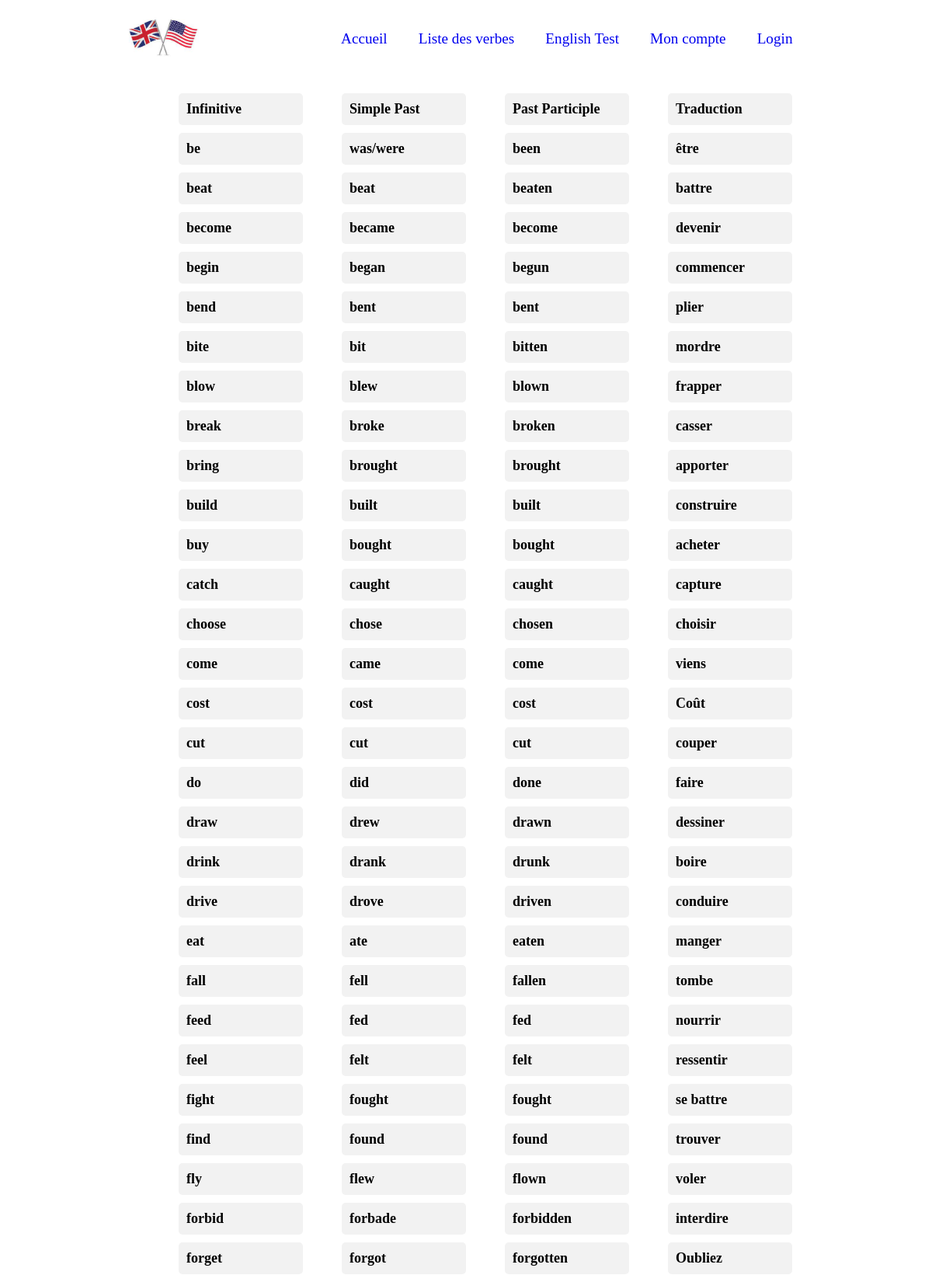
The app's page /PL/Views/verbs.php (upper part) with its own data.
### tables this page shows
CREATE TABLE IF NOT EXISTS `verb` (
  `id` int(11) NOT NULL AUTO_INCREMENT COMMENT 'ID for each verb',
  `infinitive` varchar(45) DEFAULT NULL COMMENT 'infititive form of each verb\n',
  `simple_past` varchar(45) DEFAULT NULL,
  `past_participle` varchar(45) DEFAULT NULL COMMENT 'past participle of each verb',
  `verb_translation` varchar(45) DEFAULT NULL COMMENT 'translation of each verb in french\n',
  `difficulty` int(11) DEFAULT NULL,
  PRIMARY KEY (`id`)
);

### DAL/verbsRepository.php (called while the page is built, shortened)
<?php
include_once("../../DTO/Responses/FetchVerbsDTOResponse.php");
function fetchVerbs(){
    $pdo = connect();
    try{
        $sql = "SELECT * FROM verb";
        $query = $pdo->prepare($sql);
        $query->execute();
    }catch(Exception $e){
        error_log($e);
        exit('Error occured!');
    }
    $fetchVerbsDTOResponse = new FetchVerbsDTOResponse($query);
    return $fetchVerbsDTOResponse;
}
?>

### BLL/versManager.php (called while the page is built, shortened)
<?php
include('../../DAL/verbsRepository.php');
include_once('../../DTO/Responses/GetAllVerbsDTOResponse.php');
function getAllVerbs(){
    $verbs = fetchVerbs()->getResult();
    $getAllVerbsDTOResponse = new GetAllVerbsDTOResponse($verbs);
    return $getAllVerbsDTOResponse;
}
?>

### DTO/Responses/FetchVerbsDTOResponse.php (called while the page is built, shortened)
<?php
class FetchVerbsDTOResponse{
    private $result;
    function __construct($result)
    {
        $this->result = $result;
    }
    function getResult(){
        return $this->result;
    }
}

### DTO/Responses/GetAllVerbsDTOResponse.php (called while the page is built, shortened)
<?php
class GetAllVerbsDTOResponse{
    private $result;
    function __construct($result)
    {
        $this->result = $result;
    }
    function getResult(){
        return $this->result;
    }
}
?>

### PL/Views/verbs.php (the view, shortened to what this page needs)
<?php
include('../../BLL/versManager.php');
?>
<!DOCTYPE html>
<html lang="en">
<head>
    <link rel="stylesheet" href="../Styles/style_verbs.css">
</head>
<body>
    <header>
        <div class="container">
            <div class="logo">
                <img src="../Assets/image/flags.jpg" alt="" style="width: 100px;">
        </div>
            <div class="onglet">
                <ul>
                    <li><a href="../Views/home.php">Accueil</a></li>
                    <li><a href="../Views/verbs.php">Liste des verbes</a></li>
                    <li><a href="../Views/pretest.php">English Test</a></li>
                    <li><a href="../Views/account.php">Mon compte</a></li>
                    <?php
                        if (!isset($_SESSION['loggedUser'])) {
                            echo '<li><a href="../Views/loginForm.php">Login</a></li>';
                        }else{
                            echo '<li><a href="../Views/logout.php">Logout</a></li>';
                        }
                    ?>
                </ul>
            </div>
        </div>
    </header>
    <div class="liste">
          <?php $verbs = getAllVerbs()->getResult()->fetchAll(PDO::FETCH_ASSOC);?>
        <div class="Lpresent">
            <li>Infinitive</li>
            <?php foreach($verbs as $verb){
                echo '<li>' . $verb['infinitive'] . '</li>';
            } ?>
        </div>
        <div class="Lpassé">
            <li>Simple Past</li>
            <?php foreach($verbs as $verb){
                echo '<li>' . $verb['simple_past'] . '</li>';
            } ?>
        </div>
        <div class="Lpassé2">
            <li>Past Participle</li>
             <?php foreach($verbs as $verb){
                echo '<li>' . $verb['past_participle'] . '</li>';
            } ?>
        </div>
        <div class ="Ltranslation">
            <li>Traduction</li>
            <?php foreach($verbs as $verb){
                echo '<li>' . $verb['verb_translation'] . '</li>';
            } ?>
        </div>
    </div>
</body>
</html>

### PL/Styles/style_verbs.css (style rules this page uses)
* { margin: 0; padding: 0; list-style: none; text-decoration: none; font-family: "calibri"; scroll-behavior: smooth; }
body { overflow-x: hidden; max-width: 1920px; }
header { height: 120px; width: 100%; top: 0; left: 0; position: absolute; }
header .container { width: 100%; height: 100px; margin: 0 auto; display: flex; align-items: center; flex-direction: row; justify-content: space-evenly; }
header .container ul { display: flex; align-items: center; }
header .container ul a { font-size: 1.2em; font-weight: 500; margin: 0 20px; }
.liste { height: 100vh; width: 100%; margin-top: 120px; background-color: white; display: flex; flex-direction: row; justify-content: center; }
.liste div { margin-left: 50px; width: fit-content; }
.liste li { width: 140px; padding: 10px; margin-bottom: 10px; background-color: #f2f2f2; border-radius: 5px; font-size: 18px; font-weight: bold; }

### records on screen
verb: infinitive "be", simple_past "was/were", past_participle "been", verb_translation "être"
verb: infinitive "beat", simple_past "beat", past_participle "beaten", verb_translation "battre"
verb: infinitive "become", simple_past "became", past_participle "become", verb_translation "devenir"
verb: infinitive "begin", simple_past "began", past_participle "begun", verb_translation "commencer"
verb: infinitive "bend", simple_past "bent", past_participle "bent", verb_translation "plier"
verb: infinitive "bite", simple_past "bit", past_participle "bitten", verb_translation "mordre"
verb: infinitive "blow", simple_past "blew", past_participle "blown", verb_translation "frapper"
verb: infinitive "break", simple_past "broke", past_participle "broken", verb_translation "casser"
verb: infinitive "bring", simple_past "brought", past_participle "brought", verb_translation "apporter"
verb: infinitive "build", simple_past "built", past_participle "built", verb_translation "construire"
verb: infinitive "buy", simple_past "bought", past_participle "bought", verb_translation "acheter"
verb: infinitive "catch", simple_past "caught", past_participle "caught", verb_translation "capture"
verb: infinitive "choose", simple_past "chose", past_participle "chosen", verb_translation "choisir"
verb: infinitive "come", simple_past "came", past_participle "come", verb_translation "viens"
verb: infinitive "cost", simple_past "cost", past_participle "cost", verb_translation "Coût"
verb: infinitive "cut", simple_past "cut", past_participle "cut", verb_translation "couper"
verb: infinitive "do", simple_past "did", past_participle "done", verb_translation "faire"
verb: infinitive "draw", simple_past "drew", past_participle "drawn", verb_translation "dessiner"
verb: infinitive "drink", simple_past "drank", past_participle "drunk", verb_translation "boire"
verb: infinitive "drive", simple_past "drove", past_participle "driven", verb_translation "conduire"
verb: infinitive "eat", simple_past "ate", past_participle "eaten", verb_translation "manger"
verb: infinitive "fall", simple_past "fell", past_participle "fallen", verb_translation "tombe"
verb: infinitive "feed", simple_past "fed", past_participle "fed", verb_translation "nourrir"
verb: infinitive "feel", simple_past "felt", past_participle "felt", verb_translation "ressentir"
verb: infinitive "fight", simple_past "fought", past_participle "fought", verb_translation "se battre"
verb: infinitive "find", simple_past "found", past_participle "found", verb_translation "trouver"
verb: infinitive "fly", simple_past "flew", past_participle "flown", verb_translation "voler"
verb: infinitive "forbid", simple_past "forbade", past_participle "forbidden", verb_translation "interdire"
verb: infinitive "forget", simple_past "forgot", past_participle "forgotten", verb_translation "Oubliez"
